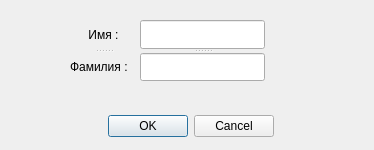
<?xml version="1.0" encoding="UTF-8"?>
<ui version="4.0">
 <class>Dialog</class>
 <widget class="QDialog" name="Dialog">
  <property name="geometry">
   <rect>
    <x>0</x>
    <y>0</y>
    <width>374</width>
    <height>150</height>
   </rect>
  </property>
  <property name="windowTitle">
   <string>Dialog</string>
  </property>
  <widget class="QDialogButtonBox" name="buttonBox">
   <property name="geometry">
    <rect>
     <x>100</x>
     <y>110</y>
     <width>174</width>
     <height>32</height>
    </rect>
   </property>
   <property name="orientation">
    <enum>Qt::Horizontal</enum>
   </property>
   <property name="standardButtons">
    <set>QDialogButtonBox::Cancel|QDialogButtonBox::Ok</set>
   </property>
  </widget>
  <widget class="QSplitter" name="splitter">
   <property name="geometry">
    <rect>
     <x>140</x>
     <y>20</y>
     <width>125</width>
     <height>61</height>
    </rect>
   </property>
   <property name="orientation">
    <enum>Qt::Vertical</enum>
   </property>
   <widget class="QLineEdit" name="lineEdit">
    <property name="text">
     <string/>
    </property>
   </widget>
   <widget class="QLineEdit" name="lineEdit_2">
    <property name="text">
     <string/>
    </property>
   </widget>
  </widget>
  <widget class="QSplitter" name="splitter_2">
   <property name="geometry">
    <rect>
     <x>70</x>
     <y>20</y>
     <width>67</width>
     <height>61</height>
    </rect>
   </property>
   <property name="orientation">
    <enum>Qt::Vertical</enum>
   </property>
   <widget class="QLabel" name="label">
    <property name="text">
     <string>Имя :</string>
    </property>
    <property name="alignment">
     <set>Qt::AlignCenter</set>
    </property>
   </widget>
   <widget class="QLabel" name="label_2">
    <property name="text">
     <string>Фамилия :</string>
    </property>
   </widget>
  </widget>
  <zorder>buttonBox</zorder>
  <zorder>lineEdit</zorder>
  <zorder>lineEdit_2</zorder>
  <zorder>fontComboBox</zorder>
  <zorder>label</zorder>
  <zorder>label_2</zorder>
  <zorder>lineEdit</zorder>
 </widget>
 <resources/>
 <connections>
  <connection>
   <sender>buttonBox</sender>
   <signal>accepted()</signal>
   <receiver>Dialog</receiver>
   <slot>accept()</slot>
   <hints>
    <hint type="sourcelabel">
     <x>248</x>
     <y>254</y>
    </hint>
    <hint type="destinationlabel">
     <x>157</x>
     <y>274</y>
    </hint>
   </hints>
  </connection>
  <connection>
   <sender>buttonBox</sender>
   <signal>rejected()</signal>
   <receiver>Dialog</receiver>
   <slot>reject()</slot>
   <hints>
    <hint type="sourcelabel">
     <x>316</x>
     <y>260</y>
    </hint>
    <hint type="destinationlabel">
     <x>286</x>
     <y>274</y>
    </hint>
   </hints>
  </connection>
 </connections>
</ui>
